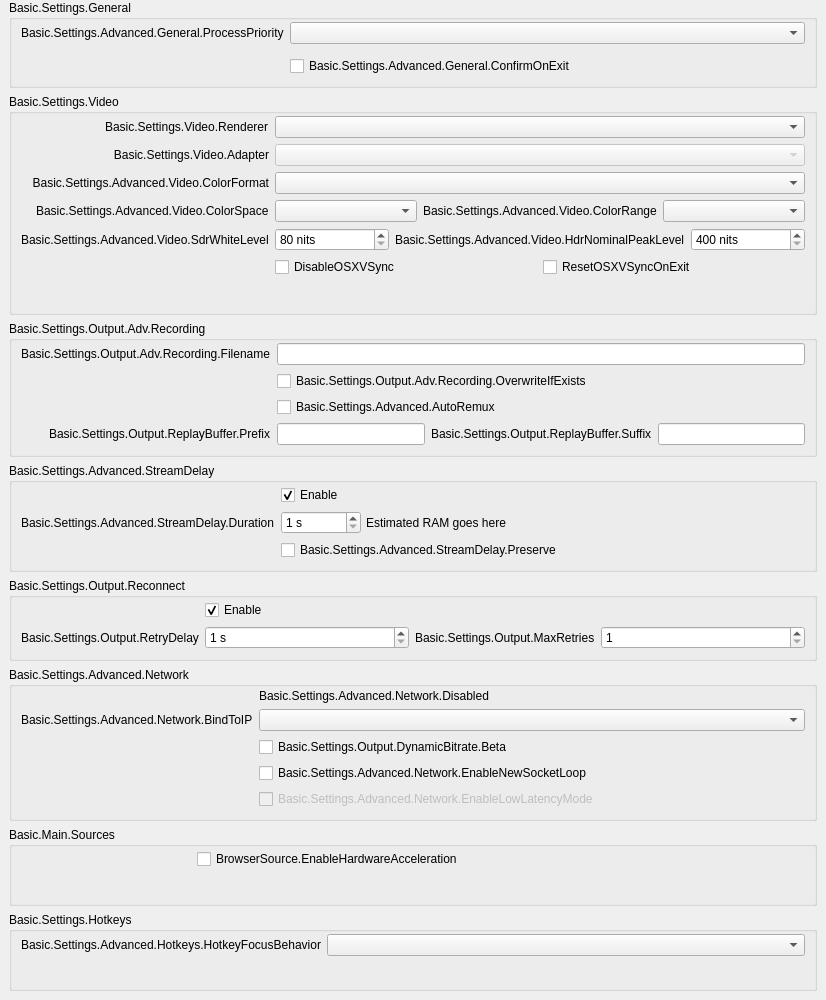
           <widget class="QWidget" name="scrollAreaWidgetContents">
            <property name="geometry">
             <rect>
              <x>0</x>
              <y>0</y>
              <width>826</width>
              <height>1000</height>
             </rect>
            </property>
            <layout class="QVBoxLayout" name="verticalLayout_23">
             <property name="leftMargin">
              <number>0</number>
             </property>
             <property name="topMargin">
              <number>0</number>
             </property>
             <property name="rightMargin">
              <number>0</number>
             </property>
             <property name="bottomMargin">
              <number>9</number>
             </property>
             <item>
              <widget class="QFrame" name="widget_11">
               <layout class="QVBoxLayout" name="verticalLayout_24">
                <property name="leftMargin">
                 <number>9</number>
                </property>
                <property name="topMargin">
                 <number>0</number>
                </property>
                <property name="bottomMargin">
                 <number>0</number>
                </property>
                <item>
                 <widget class="QGroupBox" name="advancedGeneralGroupBox">
                  <property name="title">
                   <string>Basic.Settings.General</string>
                  </property>
                  <layout class="QFormLayout" name="formLayout_22">
                   <property name="fieldGrowthPolicy">
                    <enum>QFormLayout::AllNonFixedFieldsGrow</enum>
                   </property>
                   <property name="labelAlignment">
                    <set>Qt::AlignRight|Qt::AlignTrailing|Qt::AlignVCenter</set>
                   </property>
                   <property name="topMargin">
                    <number>2</number>
                   </property>
                   <item row="0" column="0">
                    <widget class="QLabel" name="processPriorityLabel">
                     <property name="text">
                      <string>Basic.Settings.Advanced.General.ProcessPriority</string>
                     </property>
                     <property name="buddy">
                      <cstring>processPriority</cstring>
                     </property>
                    </widget>
                   </item>
                   <item row="0" column="1">
                    <widget class="QComboBox" name="processPriority"/>
                   </item>
                   <item row="1" column="0">
                    <spacer name="horizontalSpacer_13">
                     <property name="orientation">
                      <enum>Qt::Horizontal</enum>
                     </property>
                     <property name="sizeHint" stdset="0">
                      <size>
                       <width>170</width>
                       <height>0</height>
                      </size>
                     </property>
                    </spacer>
                   </item>
                   <item row="2" column="1">
                    <widget class="QCheckBox" name="confirmOnExit">
                     <property name="text">
                      <string>Basic.Settings.Advanced.General.ConfirmOnExit</string>
                     </property>
                    </widget>
                   </item>
                  </layout>
                 </widget>
                </item>
                <item>
                 <widget class="QGroupBox" name="advancedVideoContainer">
                  <property name="title">
                   <string>Basic.Settings.Video</string>
                  </property>
                  <layout class="QFormLayout" name="formLayout_14">
                   <property name="fieldGrowthPolicy">
                    <enum>QFormLayout::AllNonFixedFieldsGrow</enum>
                   </property>
                   <property name="labelAlignment">
                    <set>Qt::AlignRight|Qt::AlignTrailing|Qt::AlignVCenter</set>
                   </property>
                   <property name="topMargin">
                    <number>2</number>
                   </property>
                   <item row="0" column="0">
                    <widget class="QLabel" name="rendererLabel">
                     <property name="text">
                      <string>Basic.Settings.Video.Renderer</string>
                     </property>
                     <property name="buddy">
                      <cstring>renderer</cstring>
                     </property>
                    </widget>
                   </item>
                   <item row="0" column="1">
                    <widget class="QComboBox" name="renderer">
                     <property name="currentText">
                      <string notr="true"/>
                     </property>
                    </widget>
                   </item>
                   <item row="1" column="0">
                    <widget class="QLabel" name="adapterLabel">
                     <property name="text">
                      <string>Basic.Settings.Video.Adapter</string>
                     </property>
                     <property name="alignment">
                      <set>Qt::AlignRight|Qt::AlignTrailing|Qt::AlignVCenter</set>
                     </property>
                     <property name="buddy">
                      <cstring>adapter</cstring>
                     </property>
                    </widget>
                   </item>
                   <item row="1" column="1">
                    <widget class="QComboBox" name="adapter">
                     <property name="enabled">
                      <bool>false</bool>
                     </property>
                     <property name="currentText">
                      <string notr="true"/>
                     </property>
                    </widget>
                   </item>
                   <item row="2" column="0">
                    <widget class="QLabel" name="label_30">
                     <property name="minimumSize">
                      <size>
                       <width>0</width>
                       <height>0</height>
                      </size>
                     </property>
                     <property name="text">
                      <string>Basic.Settings.Advanced.Video.ColorFormat</string>
                     </property>
                     <property name="alignment">
                      <set>Qt::AlignRight|Qt::AlignTrailing|Qt::AlignVCenter</set>
                     </property>
                     <property name="buddy">
                      <cstring>colorFormat</cstring>
                     </property>
                    </widget>
                   </item>
                   <item row="2" column="1">
                    <widget class="QComboBox" name="colorFormat"/>
                   </item>
                   <item row="3" column="0">
                    <widget class="QLabel" name="label_33">
                     <property name="text">
                      <string>Basic.Settings.Advanced.Video.ColorSpace</string>
                     </property>
                     <property name="buddy">
                      <cstring>colorSpace</cstring>
                     </property>
                    </widget>
                   </item>
                   <item row="3" column="1">
                    <layout class="QHBoxLayout" name="horizontalLayout_20">
                     <property name="leftMargin">
                      <number>0</number>
                     </property>
                     <property name="topMargin">
                      <number>0</number>
                     </property>
                     <property name="rightMargin">
                      <number>0</number>
                     </property>
                     <property name="bottomMargin">
                      <number>0</number>
                     </property>
                     <item>
                      <widget class="QComboBox" name="colorSpace"/>
                     </item>
                     <item>
                      <widget class="QLabel" name="label_34">
                       <property name="sizePolicy">
                        <sizepolicy hsizetype="Maximum" vsizetype="Preferred">
                         <horstretch>0</horstretch>
                         <verstretch>0</verstretch>
                        </sizepolicy>
                       </property>
                       <property name="text">
                        <string>Basic.Settings.Advanced.Video.ColorRange</string>
                       </property>
                       <property name="buddy">
                        <cstring>colorRange</cstring>
                       </property>
                      </widget>
                     </item>
                     <item>
                      <widget class="QComboBox" name="colorRange"/>
                     </item>
                    </layout>
                   </item>
                   <item row="4" column="0">
                    <widget class="QLabel" name="label_sdrWhiteLevel">
                     <property name="text">
                      <string>Basic.Settings.Advanced.Video.SdrWhiteLevel</string>
                     </property>
                     <property name="buddy">
                      <cstring>sdrWhiteLevel</cstring>
                     </property>
                    </widget>
                   </item>
                   <item row="4" column="1">
                    <layout class="QHBoxLayout" name="horizontalLayout_sdrPaperWhite">
                     <property name="leftMargin">
                      <number>0</number>
                     </property>
                     <property name="topMargin">
                      <number>0</number>
                     </property>
                     <property name="rightMargin">
                      <number>0</number>
                     </property>
                     <property name="bottomMargin">
                      <number>0</number>
                     </property>
                     <item>
                      <widget class="QSpinBox" name="sdrWhiteLevel">
                       <property name="suffix">
                        <string notr="true"> nits</string>
                       </property>
                       <property name="minimum">
                        <number>80</number>
                       </property>
                       <property name="maximum">
                        <number>480</number>
                       </property>
                      </widget>
                     </item>
                     <item>
                      <widget class="QLabel" name="label_hdrNominalPeakLevel">
                       <property name="sizePolicy">
                        <sizepolicy hsizetype="Maximum" vsizetype="Preferred">
                         <horstretch>0</horstretch>
                         <verstretch>0</verstretch>
                        </sizepolicy>
                       </property>
                       <property name="text">
                        <string>Basic.Settings.Advanced.Video.HdrNominalPeakLevel</string>
                       </property>
                       <property name="buddy">
                        <cstring>hdrNominalPeakLevel</cstring>
                       </property>
                      </widget>
                     </item>
                     <item>
                      <widget class="QSpinBox" name="hdrNominalPeakLevel">
                       <property name="suffix">
                        <string notr="true"> nits</string>
                       </property>
                       <property name="minimum">
                        <number>400</number>
                       </property>
                       <property name="maximum">
                        <number>10000</number>
                       </property>
                      </widget>
                     </item>
                    </layout>
                   </item>
                   <item row="5" column="1">
                    <layout class="QHBoxLayout" name="horizontalLayout_18">
                     <property name="leftMargin">
                      <number>0</number>
                     </property>
                     <property name="topMargin">
                      <number>0</number>
                     </property>
                     <property name="rightMargin">
                      <number>0</number>
                     </property>
                     <property name="bottomMargin">
                      <number>0</number>
                     </property>
                     <item>
                      <widget class="QCheckBox" name="disableOSXVSync">
                       <property name="text">
                        <string>DisableOSXVSync</string>
                       </property>
                      </widget>
                     </item>
                     <item>
                      <widget class="QCheckBox" name="resetOSXVSync">
                       <property name="text">
                        <string>ResetOSXVSyncOnExit</string>
                       </property>
                      </widget>
                     </item>
                    </layout>
                   </item>
                   <item row="6" column="0">
                    <spacer name="horizontalSpacer_12">
                     <property name="orientation">
                      <enum>Qt::Horizontal</enum>
                     </property>
                     <property name="sizeHint" stdset="0">
                      <size>
                       <width>170</width>
                       <height>20</height>
                      </size>
                     </property>
                    </spacer>
                   </item>
                  </layout>
                 </widget>
                </item>
                <item>
                 <widget class="QGroupBox" name="groupBox_6">
                  <property name="title">
                   <string>Basic.Settings.Output.Adv.Recording</string>
                  </property>
                  <layout class="QFormLayout" name="formLayout_17">
                   <property name="fieldGrowthPolicy">
                    <enum>QFormLayout::AllNonFixedFieldsGrow</enum>
                   </property>
                   <property name="labelAlignment">
                    <set>Qt::AlignRight|Qt::AlignTrailing|Qt::AlignVCenter</set>
                   </property>
                   <property name="topMargin">
                    <number>2</number>
                   </property>
                   <item row="0" column="0">
                    <widget class="QLabel" name="label_7">
                     <property name="text">
                      <string>Basic.Settings.Output.Adv.Recording.Filename</string>
                     </property>
                     <property name="buddy">
                      <cstring>filenameFormatting</cstring>
                     </property>
                    </widget>
                   </item>
                   <item row="0" column="1">
                    <widget class="QLineEdit" name="filenameFormatting"/>
                   </item>
                   <item row="1" column="1">
                    <widget class="QCheckBox" name="overwriteIfExists">
                     <property name="text">
                      <string>Basic.Settings.Output.Adv.Recording.OverwriteIfExists</string>
                     </property>
                    </widget>
                   </item>
                   <item row="3" column="1">
                    <layout class="QHBoxLayout" name="horizontalLayout_14">
                     <property name="leftMargin">
                      <number>0</number>
                     </property>
                     <property name="topMargin">
                      <number>0</number>
                     </property>
                     <property name="rightMargin">
                      <number>0</number>
                     </property>
                     <property name="bottomMargin">
                      <number>0</number>
                     </property>
                     <item>
                      <widget class="QLineEdit" name="simpleRBPrefix"/>
                     </item>
                     <item>
                      <widget class="QLabel" name="label_58">
                       <property name="text">
                        <string>Basic.Settings.Output.ReplayBuffer.Suffix</string>
                       </property>
                       <property name="buddy">
                        <cstring>simpleRBSuffix</cstring>
                       </property>
                      </widget>
                     </item>
                     <item>
                      <widget class="QLineEdit" name="simpleRBSuffix"/>
                     </item>
                    </layout>
                   </item>
                   <item row="3" column="0">
                    <widget class="QLabel" name="label_57">
                     <property name="text">
                      <string>Basic.Settings.Output.ReplayBuffer.Prefix</string>
                     </property>
                     <property name="buddy">
                      <cstring>simpleRBPrefix</cstring>
                     </property>
                    </widget>
                   </item>
                   <item row="1" column="0">
                    <spacer name="horizontalSpacer_10">
                     <property name="orientation">
                      <enum>Qt::Horizontal</enum>
                     </property>
                     <property name="sizeHint" stdset="0">
                      <size>
                       <width>170</width>
                       <height>20</height>
                      </size>
                     </property>
                    </spacer>
                   </item>
                   <item row="2" column="1">
                    <widget class="QCheckBox" name="autoRemux">
                     <property name="text">
                      <string>Basic.Settings.Advanced.AutoRemux</string>
                     </property>
                    </widget>
                   </item>
                   <item row="2" column="0">
                    <spacer name="horizontalSpacer_16">
                     <property name="orientation">
                      <enum>Qt::Horizontal</enum>
                     </property>
                     <property name="sizeHint" stdset="0">
                      <size>
                       <width>40</width>
                       <height>20</height>
                      </size>
                     </property>
                    </spacer>
                   </item>
                  </layout>
                 </widget>
                </item>
                <item>
                 <widget class="QGroupBox" name="groupBox_5">
                  <property name="title">
                   <string>Basic.Settings.Advanced.StreamDelay</string>
                  </property>
                  <layout class="QFormLayout" name="formLayout_18">
                   <property name="fieldGrowthPolicy">
                    <enum>QFormLayout::AllNonFixedFieldsGrow</enum>
                   </property>
                   <property name="labelAlignment">
                    <set>Qt::AlignRight|Qt::AlignTrailing|Qt::AlignVCenter</set>
                   </property>
                   <property name="topMargin">
                    <number>2</number>
                   </property>
                   <item row="1" column="0">
                    <widget class="QLabel" name="label_56">
                     <property name="text">
                      <string>Basic.Settings.Advanced.StreamDelay.Duration</string>
                     </property>
                     <property name="buddy">
                      <cstring>streamDelaySec</cstring>
                     </property>
                    </widget>
                   </item>
                   <item row="1" column="1">
                    <widget class="QFrame" name="widget_12">
                     <property name="enabled">
                      <bool>true</bool>
                     </property>
                     <layout class="QHBoxLayout" name="horizontalLayout_13">
                      <property name="spacing">
                       <number>5</number>
                      </property>
                      <property name="leftMargin">
                       <number>0</number>
                      </property>
                      <property name="topMargin">
                       <number>0</number>
                      </property>
                      <property name="rightMargin">
                       <number>0</number>
                      </property>
                      <property name="bottomMargin">
                       <number>0</number>
                      </property>
                      <item>
                       <widget class="QSpinBox" name="streamDelaySec">
                        <property name="enabled">
                         <bool>true</bool>
                        </property>
                        <property name="sizePolicy">
                         <sizepolicy hsizetype="Maximum" vsizetype="Fixed">
                          <horstretch>0</horstretch>
                          <verstretch>0</verstretch>
                         </sizepolicy>
                        </property>
                        <property name="minimumSize">
                         <size>
                          <width>80</width>
                          <height>0</height>
                         </size>
                        </property>
                        <property name="suffix">
                         <string notr="true"> s</string>
                        </property>
                        <property name="minimum">
                         <number>1</number>
                        </property>
                        <property name="maximum">
                         <number>1800</number>
                        </property>
                       </widget>
                      </item>
                      <item>
                       <widget class="QLabel" name="streamDelayInfo">
                        <property name="text">
                         <string notr="true">Estimated RAM goes here</string>
                        </property>
                       </widget>
                      </item>
                     </layout>
                    </widget>
                   </item>
                   <item row="2" column="1">
                    <widget class="QCheckBox" name="streamDelayPreserve">
                     <property name="text">
                      <string>Basic.Settings.Advanced.StreamDelay.Preserve</string>
                     </property>
                    </widget>
                   </item>
                   <item row="0" column="1">
                    <widget class="QCheckBox" name="streamDelayEnable">
                     <property name="text">
                      <string>Enable</string>
                     </property>
                     <property name="checked">
                      <bool>true</bool>
                     </property>
                    </widget>
                   </item>
                   <item row="2" column="0">
                    <spacer name="horizontalSpacer_9">
                     <property name="orientation">
                      <enum>Qt::Horizontal</enum>
                     </property>
                     <property name="sizeHint" stdset="0">
                      <size>
                       <width>170</width>
                       <height>20</height>
                      </size>
                     </property>
                    </spacer>
                   </item>
                  </layout>
                 </widget>
                </item>
                <item>
                 <widget class="QGroupBox" name="groupBox_7">
                  <property name="title">
                   <string>Basic.Settings.Output.Reconnect</string>
                  </property>
                  <layout class="QFormLayout" name="formLayout_19">
                   <property name="fieldGrowthPolicy">
                    <enum>QFormLayout::AllNonFixedFieldsGrow</enum>
                   </property>
                   <property name="labelAlignment">
                    <set>Qt::AlignRight|Qt::AlignTrailing|Qt::AlignVCenter</set>
                   </property>
                   <property name="topMargin">
                    <number>2</number>
                   </property>
                   <item row="0" column="1">
                    <widget class="QCheckBox" name="reconnectEnable">
                     <property name="text">
                      <string>Enable</string>
                     </property>
                     <property name="checked">
                      <bool>true</bool>
                     </property>
                    </widget>
                   </item>
                   <item row="1" column="1">
                    <layout class="QHBoxLayout" name="horizontalLayout_19">
                     <property name="leftMargin">
                      <number>0</number>
                     </property>
                     <property name="topMargin">
                      <number>0</number>
                     </property>
                     <property name="rightMargin">
                      <number>0</number>
                     </property>
                     <property name="bottomMargin">
                      <number>0</number>
                     </property>
                     <item>
                      <widget class="QSpinBox" name="reconnectRetryDelay">
                       <property name="suffix">
                        <string> s</string>
                       </property>
                       <property name="minimum">
                        <number>1</number>
                       </property>
                       <property name="maximum">
                        <number>30</number>
                       </property>
                      </widget>
                     </item>
                     <item>
                      <widget class="QLabel" name="label_22">
                       <property name="sizePolicy">
                        <sizepolicy hsizetype="Maximum" vsizetype="Preferred">
                         <horstretch>0</horstretch>
                         <verstretch>0</verstretch>
                        </sizepolicy>
                       </property>
                       <property name="text">
                        <string>Basic.Settings.Output.MaxRetries</string>
                       </property>
                       <property name="buddy">
                        <cstring>reconnectMaxRetries</cstring>
                       </property>
                      </widget>
                     </item>
                     <item>
                      <widget class="QSpinBox" name="reconnectMaxRetries">
                       <property name="minimum">
                        <number>1</number>
                       </property>
                       <property name="maximum">
                        <number>10000</number>
                       </property>
                      </widget>
                     </item>
                    </layout>
                   </item>
                   <item row="1" column="0">
                    <widget class="QLabel" name="label_17">
                     <property name="text">
                      <string>Basic.Settings.Output.RetryDelay</string>
                     </property>
                     <property name="buddy">
                      <cstring>reconnectRetryDelay</cstring>
                     </property>
                    </widget>
                   </item>
                   <item row="0" column="0">
                    <spacer name="horizontalSpacer_8">
                     <property name="orientation">
                      <enum>Qt::Horizontal</enum>
                     </property>
                     <property name="sizeHint" stdset="0">
                      <size>
                       <width>170</width>
                       <height>20</height>
                      </size>
                     </property>
                    </spacer>
                   </item>
                  </layout>
                 </widget>
                </item>
                <item>
                 <widget class="QGroupBox" name="advNetworkGroupBox">
                  <property name="title">
                   <string>Basic.Settings.Advanced.Network</string>
                  </property>
                  <layout class="QFormLayout" name="formLayout_23">
                   <property name="fieldGrowthPolicy">
                    <enum>QFormLayout::AllNonFixedFieldsGrow</enum>
                   </property>
                   <property name="labelAlignment">
                    <set>Qt::AlignRight|Qt::AlignTrailing|Qt::AlignVCenter</set>
                   </property>
                   <property name="topMargin">
                    <number>2</number>
                   </property>
                   <item row="0" column="1">
                    <widget class="QLabel" name="advNetworkDisabled">
                     <property name="text">
                      <string>Basic.Settings.Advanced.Network.Disabled</string>
                     </property>
                    </widget>
                   </item>
                   <item row="1" column="0">
                    <widget class="QLabel" name="bindToIPLabel">
                     <property name="text">
                      <string>Basic.Settings.Advanced.Network.BindToIP</string>
                     </property>
                     <property name="buddy">
                      <cstring>bindToIP</cstring>
                     </property>
                    </widget>
                   </item>
                   <item row="1" column="1">
                    <widget class="QComboBox" name="bindToIP"/>
                   </item>
                   <item row="3" column="1">
                    <widget class="QCheckBox" name="enableNewSocketLoop">
                     <property name="text">
                      <string>Basic.Settings.Advanced.Network.EnableNewSocketLoop</string>
                     </property>
                    </widget>
                   </item>
                   <item row="4" column="1">
                    <widget class="QCheckBox" name="enableLowLatencyMode">
                     <property name="enabled">
                      <bool>false</bool>
                     </property>
                     <property name="text">
                      <string>Basic.Settings.Advanced.Network.EnableLowLatencyMode</string>
                     </property>
                    </widget>
                   </item>
                   <item row="3" column="0">
                    <spacer name="horizontalSpacer_7">
                     <property name="orientation">
                      <enum>Qt::Horizontal</enum>
                     </property>
                     <property name="sizeHint" stdset="0">
                      <size>
                       <width>170</width>
                       <height>1</height>
                      </size>
                     </property>
                    </spacer>
                   </item>
                   <item row="2" column="1">
                    <widget class="QCheckBox" name="dynBitrate">
                     <property name="toolTip">
                      <string>Basic.Settings.Output.DynamicBitrate.TT</string>
                     </property>
                     <property name="text">
                      <string>Basic.Settings.Output.DynamicBitrate.Beta</string>
                     </property>
                    </widget>
                   </item>
                  </layout>
                 </widget>
                </item>
                <item>
                 <widget class="QGroupBox" name="sourcesGroup">
                  <property name="title">
                   <string>Basic.Main.Sources</string>
                  </property>
                  <layout class="QFormLayout" name="formLayout_34">
                   <property name="topMargin">
                    <number>2</number>
                   </property>
                   <item row="0" column="0">
                    <spacer name="horizontalSpacer_15">
                     <property name="orientation">
                      <enum>Qt::Horizontal</enum>
                     </property>
                     <property name="sizeHint" stdset="0">
                      <size>
                       <width>170</width>
                       <height>20</height>
                      </size>
                     </property>
                    </spacer>
                   </item>
                   <item row="0" column="1">
                    <widget class="QCheckBox" name="browserHWAccel">
                     <property name="text">
                      <string>BrowserSource.EnableHardwareAcceleration</string>
                     </property>
                    </widget>
                   </item>
                  </layout>
                 </widget>
                </item>
                <item>
                 <widget class="QGroupBox" name="groupBox_17">
                  <property name="title">
                   <string>Basic.Settings.Hotkeys</string>
                  </property>
                  <layout class="QFormLayout" name="formLayout_33">
                   <property name="labelAlignment">
                    <set>Qt::AlignRight|Qt::AlignTrailing|Qt::AlignVCenter</set>
                   </property>
                   <property name="topMargin">
                    <number>2</number>
                   </property>
                   <item row="0" column="0">
                    <widget class="QLabel" name="label_21">
                     <property name="text">
                      <string>Basic.Settings.Advanced.Hotkeys.HotkeyFocusBehavior</string>
                     </property>
                    </widget>
                   </item>
                   <item row="0" column="1">
                    <widget class="QComboBox" name="hotkeyFocusType"/>
                   </item>
                   <item row="1" column="0">
                    <spacer name="horizontalSpacer_14">
                     <property name="orientation">
                      <enum>Qt::Horizontal</enum>
                     </property>
                     <property name="sizeHint" stdset="0">
                      <size>
                       <width>170</width>
                       <height>0</height>
                      </size>
                     </property>
                    </spacer>
                   </item>
                  </layout>
                 </widget>
                </item>
               </layout>
              </widget>
             </item>
            </layout>
           </widget>
